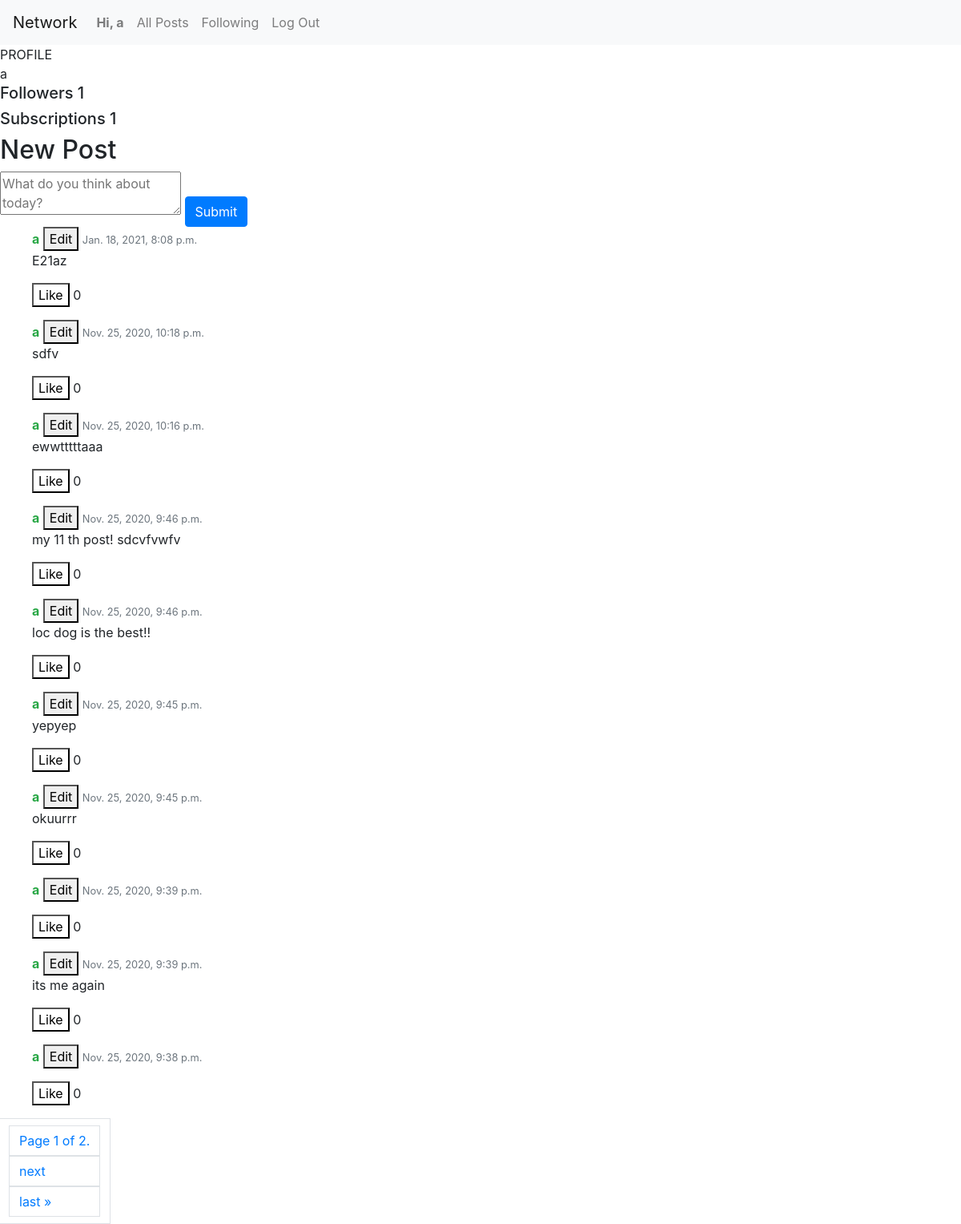
Page /profile/a (signed in) on the earlier database version.
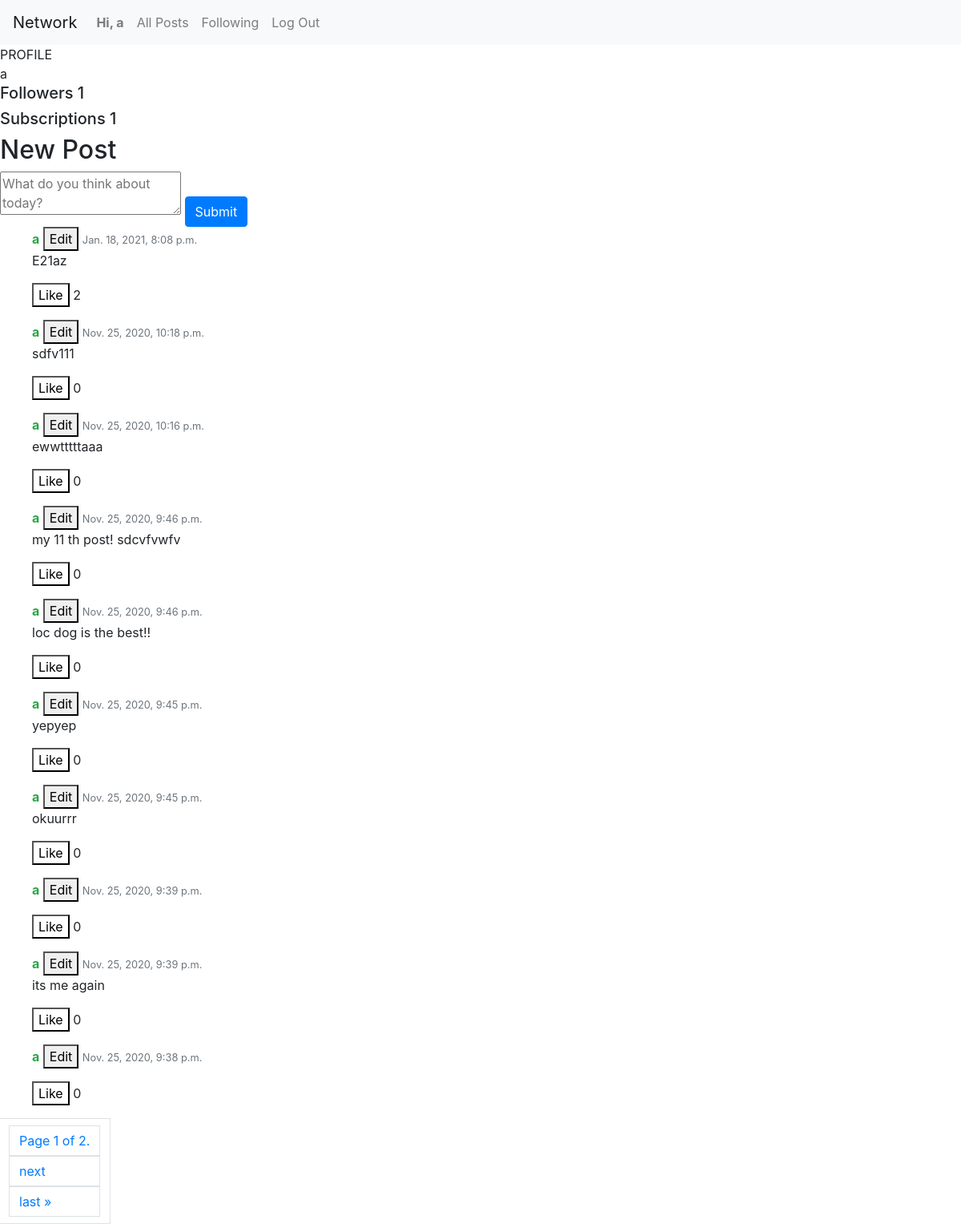
Same page on the later database version.
### network/models.py (models this page shows, shortened)
class Post(models.Model):
    post = models.TextField(blank=True)
    post_time = models.DateTimeField(default=timezone.now)
    user_posted = models.ForeignKey(User, on_delete=models.CASCADE)
    like = models.ManyToManyField(User, default=0, related_name='like')

class User(AbstractUser):
    pass

### network/views.py (the view, shortened to what this page needs)
# urls.py: path("profile/<username>", views.profile_page, name="profile page"),
@csrf_exempt
@login_required
def profile_page(request, username):
    users_profile = User.objects.get(username=username)
    is_followed = ProfileFollows.objects.filter(user_to_follow=users_profile.id, follower=request.user).exists()
    all_users_posts = Post.objects.filter(user_posted=users_profile).order_by("-post_time")
    followers = users_profile.following_user.all()
    followings = users_profile.follower_user.all()
    paginator = Paginator(all_users_posts, 10)
    page_number = request.GET.get('page')
    page_obj = paginator.get_page(page_number)
    return render(request, "network/profile.html", {
        'all_posts': all_users_posts,
        'page_obj': page_obj,
        'username': username,
        'followers': followers,
        'followings': followings,
        'is_followed': is_followed,
        'users_profile': users_profile
    })

### network/templates/network/profile.html (shortened to what this page needs)
{% extends "network/layout.html" %}
{% block body %}
    <div>PROFILE</div>
    <div class="profile-info">
        {{username}}
    </div>
    <h5>Followers {{ followers.count }}</h5>
    <h5>Subscriptions {{ followings.count }}</h5>
    <div class="new-post">
        <h2>New Post</h2>
        <form>
            <textarea id="post-text" placeholder="What do you think about today?"></textarea>
            <input type="submit" href="{% url 'profile page' user.username %}" id="new_post" class="btn btn-primary"/>
        </form>
    </div>
     {% include 'network/posts.html' %}
{% endblock %}

### network/templates/network/posts.html (shortened to what this page needs)
<div class="all-posts">
    {% for post in page_obj %}
        <ul class="media-list">
            <li class="media">
                <div class="media-body">
                    <a><strong class="text-success" href="{% url 'profile page' post.user_posted %}">{{post.user_posted}}</strong></a>
                    {% if post.user_posted == user %}
                        <button class="edit-post edit-btn-{{ post.id }}" id="{{ post.id }}">Edit</button>
                    {% endif %}
                    <span class="text-muted pull-right">
                        <small class="text-muted">{{post.post_time}}</small>
                    </span>
                    <p id="post-text-for-{{post.id}}" class="post-text" style="display:block;">
                        {{post.post}}
                    </p>
                    <button class="like-btn" id="liked-post-{{post.id}}"
                            {% if not request.user in post.like.all %} style="background-color:white;"
                            {% else %} style="background-color:red;"
                            {% endif %}>
                        Like
                    </button>
                    <span class="like-count-{{post.id}}">{{post.like.count}}</span>
                </div>
            </li>
        </ul>
    {% endfor %}
    <div class="pagination">
        <span class="page-link">
            <span class="current page-link disabled">
                Page {{ page_obj.number }} of {{ page_obj.paginator.num_pages }}.
            </span>
            {% if page_obj.has_next %}
                <a class="page-link" href="?page={{ page_obj.next_page_number }}">next</a>
                <a class="page-link" href="?page={{ page_obj.paginator.num_pages }}">last &raquo;</a>
            {% endif %}
        </span>
    </div>
</div>

Differences in the rows shown:
computed for Post "E21az": like.count "0" → "2"
changed Post: post "sdfv" → "sdfv111"
